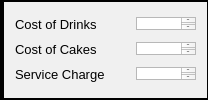
     <widget class="QGroupBox" name="costBox">
      <property name="styleSheet">
       <string notr="true">QGroupBox {
	background-color: rgb(240, 240, 240);
    border: 2px solid black;
	border-left: 4px solid black;
	border-right: 1px solid black;
}</string>
      </property>
      <property name="title">
       <string/>
      </property>
      <property name="checkable">
       <bool>false</bool>
      </property>
      <layout class="QFormLayout" name="formLayout_5">
       <item row="0" column="0">
        <widget class="QLabel" name="costDrinkLabel">
         <property name="font">
          <font>
           <pointsize>10</pointsize>
          </font>
         </property>
         <property name="mouseTracking">
          <bool>false</bool>
         </property>
         <property name="tabletTracking">
          <bool>false</bool>
         </property>
         <property name="contextMenuPolicy">
          <enum>Qt::ActionsContextMenu</enum>
         </property>
         <property name="acceptDrops">
          <bool>false</bool>
         </property>
         <property name="text">
          <string>Cost of Drinks         </string>
         </property>
         <property name="scaledContents">
          <bool>false</bool>
         </property>
         <property name="wordWrap">
          <bool>false</bool>
         </property>
        </widget>
       </item>
       <item row="1" column="0">
        <widget class="QLabel" name="costcakesLabel">
         <property name="font">
          <font>
           <pointsize>10</pointsize>
          </font>
         </property>
         <property name="mouseTracking">
          <bool>false</bool>
         </property>
         <property name="tabletTracking">
          <bool>false</bool>
         </property>
         <property name="contextMenuPolicy">
          <enum>Qt::ActionsContextMenu</enum>
         </property>
         <property name="acceptDrops">
          <bool>false</bool>
         </property>
         <property name="text">
          <string>Cost of Cakes</string>
         </property>
         <property name="scaledContents">
          <bool>false</bool>
         </property>
         <property name="wordWrap">
          <bool>false</bool>
         </property>
        </widget>
       </item>
       <item row="2" column="0">
        <widget class="QLabel" name="servicechargeLabel">
         <property name="font">
          <font>
           <pointsize>10</pointsize>
          </font>
         </property>
         <property name="mouseTracking">
          <bool>false</bool>
         </property>
         <property name="tabletTracking">
          <bool>false</bool>
         </property>
         <property name="contextMenuPolicy">
          <enum>Qt::ActionsContextMenu</enum>
         </property>
         <property name="acceptDrops">
          <bool>false</bool>
         </property>
         <property name="text">
          <string>Service Charge</string>
         </property>
         <property name="scaledContents">
          <bool>false</bool>
         </property>
         <property name="wordWrap">
          <bool>false</bool>
         </property>
        </widget>
       </item>
       <item row="0" column="1">
        <widget class="QTextBrowser" name="costdrinkstextBrowser">
         <property name="minimumSize">
          <size>
           <width>60</width>
           <height>13</height>
          </size>
         </property>
         <property name="maximumSize">
          <size>
           <width>60</width>
           <height>13</height>
          </size>
         </property>
        </widget>
       </item>
       <item row="1" column="1">
        <widget class="QTextBrowser" name="costcakestextBrowser">
         <property name="minimumSize">
          <size>
           <width>60</width>
           <height>13</height>
          </size>
         </property>
         <property name="maximumSize">
          <size>
           <width>60</width>
           <height>13</height>
          </size>
         </property>
        </widget>
       </item>
       <item row="2" column="1">
        <widget class="QTextBrowser" name="servicechargetextBrowser">
         <property name="maximumSize">
          <size>
           <width>60</width>
           <height>13</height>
          </size>
         </property>
        </widget>
       </item>
      </layout>
     </widget>
